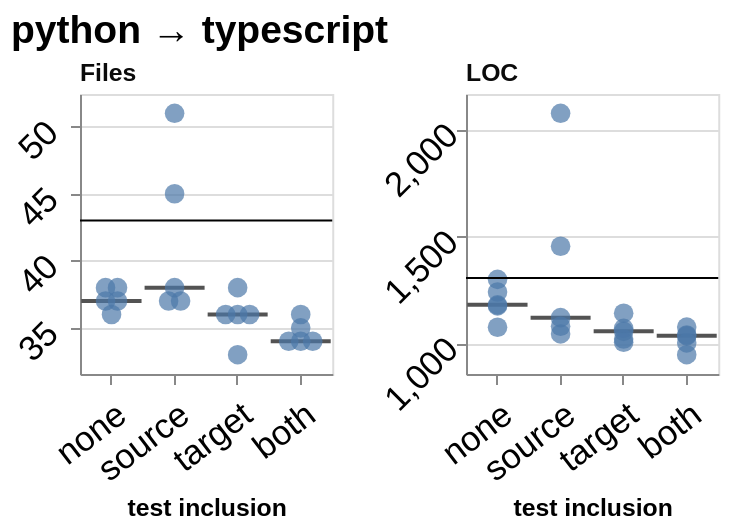

Here is the Vega-Lite specification saved for this chart:
### Vega-Lite specification from a JSON file in a GitHub repository (floating-point values rounded to 4 significant figures)
{"config": {"view": {"continuousWidth": 300, "continuousHeight": 300}, "axis": {"labelAngle": -45}, "axisX": {"labelAngle": -37.5}}, "concat": [{"layer": [{"mark": {"type": "tick", "color": "#0b0b0b", "opacity": 0.7, "size": 30, "thickness": 2}, "encoding": {"x": {"field": "condition", "scale": {"paddingInner": 0.25, "paddingOuter": 0.125}, "sort": ["no tests", "source tests", "target tests", "both tests"], "title": "test inclusion", "type": "nominal", "axis": {"labelFontSize": 17.32, "labelPadding": 6.0, "titleFontSize": 12.38, "labelExpr": "{'no tests': 'none', 'source tests': 'source', 'target tests': 'target', 'both tests': 'both'}[datum.label]"}}, "y": {"aggregate": "median", "field": "value", "scale": {"domain": [31.56, 52.44], "nice": false}, "title": null, "type": "quantitative", "axis": {"labelFontSize": 17.32, "titleFontSize": 16.5, "labelPadding": 9.0}}}}, {"mark": {"type": "point", "filled": true, "size": 96}, "encoding": {"x": {"field": "condition", "scale": {"paddingInner": 0.25, "paddingOuter": 0.125}, "sort": ["no tests", "source tests", "target tests", "both tests"], "title": "test inclusion", "type": "nominal", "axis": {"labelFontSize": 17.32, "labelPadding": 6.0, "titleFontSize": 12.38, "labelExpr": "{'no tests': 'none', 'source tests': 'source', 'target tests': 'target', 'both tests': 'both'}[datum.label]"}}, "xOffset": {"field": "nudge", "scale": {"domain": [-1.0, 1.0], "range": [5.824, 17.82]}, "title": null, "type": "quantitative"}, "y": {"field": "value", "scale": {"domain": [31.56, 52.44], "nice": false}, "type": "quantitative", "axis": {"labelFontSize": 17.32, "titleFontSize": 16.5, "labelPadding": 9.0}}}}, {"mark": {"type": "rule"}, "encoding": {"y": {"aggregate": "median", "field": "reference", "scale": {"domain": [31.56, 52.44], "nice": false}, "type": "quantitative", "axis": {"labelFontSize": 17.32, "titleFontSize": 16.5, "labelPadding": 9.0}}}, "transform": [{"filter": {"field": "reference", "valid": true}}]}], "data": {"name": "data-2c5d230d657bbfc81c7c4bbf4de06636"}, "height": 140, "title": {"text": "Files", "anchor": "start", "color": "#0b0b0b", "fontSize": 12.38, "dx": 33.99}, "width": 126.1}, {"layer": [{"mark": {"type": "tick", "color": "#0b0b0b", "opacity": 0.7, "size": 30, "thickness": 2}, "encoding": {"x": {"field": "condition", "scale": {"paddingInner": 0.25, "paddingOuter": 0.125}, "sort": ["no tests", "source tests", "target tests", "both tests"], "title": "test inclusion", "type": "nominal", "axis": {"labelFontSize": 17.32, "labelPadding": 6.0, "titleFontSize": 12.38, "labelExpr": "{'no tests': 'none', 'source tests': 'source', 'target tests': 'target', 'both tests': 'both'}[datum.label]"}}, "y": {"aggregate": "median", "field": "value", "scale": {"domain": [856.8, 2165.0], "nice": false}, "title": null, "type": "quantitative", "axis": {"labelFontSize": 17.32, "titleFontSize": 16.5}}}}, {"mark": {"type": "point", "filled": true, "size": 96}, "encoding": {"x": {"field": "condition", "scale": {"paddingInner": 0.25, "paddingOuter": 0.125}, "sort": ["no tests", "source tests", "target tests", "both tests"], "title": "test inclusion", "type": "nominal", "axis": {"labelFontSize": 17.32, "labelPadding": 6.0, "titleFontSize": 12.38, "labelExpr": "{'no tests': 'none', 'source tests': 'source', 'target tests': 'target', 'both tests': 'both'}[datum.label]"}}, "xOffset": {"field": "nudge", "scale": {"domain": [-1.0, 1.0], "range": [5.824, 17.82]}, "title": null, "type": "quantitative"}, "y": {"field": "value", "scale": {"domain": [856.8, 2165.0], "nice": false}, "type": "quantitative", "axis": {"labelFontSize": 17.32, "titleFontSize": 16.5}}}}, {"mark": {"type": "rule"}, "encoding": {"y": {"aggregate": "median", "field": "reference", "scale": {"domain": [856.8, 2165.0], "nice": false}, "type": "quantitative", "axis": {"labelFontSize": 17.32, "titleFontSize": 16.5}}}, "transform": [{"filter": {"field": "reference", "valid": true}}]}], "data": {"name": "data-75cb386b18f768df31db0e908ce7b973"}, "height": 140, "title": {"text": "LOC", "anchor": "start", "color": "#0b0b0b", "fontSize": 12.38, "dx": 44.01}, "width": 126.1}], "columns": 4, "title": {"text": "python → typescript", "fontSize": 19.5, "anchor": "start"}, "$schema": "https://vega.github.io/schema/vega-lite/v6.4.1.json", "datasets": {"data-2c5d230d657bbfc81c7c4bbf4de06636": [{"condition": "no tests", "layout": "kept the file layout", "metric": "file_count", "value": 37.0, "reference": 43.0, "nudge": -0.5}, {"condition": "no tests", "layout": "rebuilt the file layout", "metric": "file_count", "value": 37.0, "reference": 43.0, "nudge": 0.5}, {"condition": "no tests", "layout": "kept the file layout", "metric": "file_count", "value": 38.0, "reference": 43.0, "nudge": -0.5}, {"condition": "no tests", "layout": "rebuilt the file layout", "metric": "file_count", "value": 38.0, "reference": 43.0, "nudge": 0.5}, {"condition": "no tests", "layout": "rebuilt the file layout", "metric": "file_count", "value": 36.0, "reference": 43.0, "nudge": 0.0}, {"condition": "source tests", "layout": "kept the file layout", "metric": "file_count", "value": 37.0, "reference": 43.0, "nudge": -0.5}, {"condition": "source tests", "layout": "kept the file layout", "metric": "file_count", "value": 37.0, "reference": 43.0, "nudge": 0.5}, {"condition": "source tests", "layout": "kept the file layout", "metric": "file_count", "value": 38.0, "reference": 43.0, "nudge": 0.0}, {"condition": "source tests", "layout": "kept the file layout", "metric": "file_count", "value": 45.0, "reference": 43.0, "nudge": 0.0}, {"condition": "source tests", "layout": "kept the file layout", "metric": "file_count", "value": 51.0, "reference": 43.0, "nudge": 0.0}, {"condition": "target tests", "layout": "kept the file layout", "metric": "file_count", "value": 38.0, "reference": 43.0, "nudge": 0.0}, {"condition": "target tests", "layout": "kept the file layout", "metric": "file_count", "value": 36.0, "reference": 43.0, "nudge": -1.0}, {"condition": "target tests", "layout": "kept the file layout", "metric": "file_count", "value": 36.0, "reference": 43.0, "nudge": 0.0}, {"condition": "target tests", "layout": "kept the file layout", "metric": "file_count", "value": 36.0, "reference": 43.0, "nudge": 1.0}, {"condition": "target tests", "layout": "kept the file layout", "metric": "file_count", "value": 33.0, "reference": 43.0, "nudge": 0.0}, {"condition": "both tests", "layout": "kept the file layout", "metric": "file_count", "value": 34.0, "reference": 43.0, "nudge": -1.0}, {"condition": "both tests", "layout": "kept the file layout", "metric": "file_count", "value": 34.0, "reference": 43.0, "nudge": 0.0}, {"condition": "both tests", "layout": "kept the file layout", "metric": "file_count", "value": 34.0, "reference": 43.0, "nudge": 1.0}, {"condition": "both tests", "layout": "kept the file layout", "metric": "file_count", "value": 35.0, "reference": 43.0, "nudge": 0.0}, {"condition": "both tests", "layout": "kept the file layout", "metric": "file_count", "value": 36.0, "reference": 43.0, "nudge": 0.0}], "data-75cb386b18f768df31db0e908ce7b973": [{"condition": "no tests", "layout": "kept the file layout", "metric": "loc", "value": 1175.0, "reference": 1305.0, "nudge": 0.0}, {"condition": "no tests", "layout": "rebuilt the file layout", "metric": "loc", "value": 1299.0, "reference": 1305.0, "nudge": 0.0}, {"condition": "no tests", "layout": "kept the file layout", "metric": "loc", "value": 1180.0, "reference": 1305.0, "nudge": 0.0}, {"condition": "no tests", "layout": "rebuilt the file layout", "metric": "loc", "value": 1240.0, "reference": 1305.0, "nudge": 0.0}, {"condition": "no tests", "layout": "rebuilt the file layout", "metric": "loc", "value": 1075.0, "reference": 1305.0, "nudge": 0.0}, {"condition": "source tests", "layout": "kept the file layout", "metric": "loc", "value": 1080.0, "reference": 1305.0, "nudge": 0.0}, {"condition": "source tests", "layout": "kept the file layout", "metric": "loc", "value": 1120.0, "reference": 1305.0, "nudge": 0.0}, {"condition": "source tests", "layout": "kept the file layout", "metric": "loc", "value": 1454.0, "reference": 1305.0, "nudge": 0.0}, {"condition": "source tests", "layout": "kept the file layout", "metric": "loc", "value": 1044.0, "reference": 1305.0, "nudge": 0.0}, {"condition": "source tests", "layout": "kept the file layout", "metric": "loc", "value": 2075.0, "reference": 1305.0, "nudge": 0.0}, {"condition": "target tests", "layout": "kept the file layout", "metric": "loc", "value": 1141.0, "reference": 1305.0, "nudge": 0.0}, {"condition": "target tests", "layout": "kept the file layout", "metric": "loc", "value": 1056.0, "reference": 1305.0, "nudge": 0.0}, {"condition": "target tests", "layout": "kept the file layout", "metric": "loc", "value": 1020.0, "reference": 1305.0, "nudge": 0.0}, {"condition": "target tests", "layout": "kept the file layout", "metric": "loc", "value": 1070.0, "reference": 1305.0, "nudge": 0.0}, {"condition": "target tests", "layout": "kept the file layout", "metric": "loc", "value": 1005.0, "reference": 1305.0, "nudge": 0.0}, {"condition": "both tests", "layout": "kept the file layout", "metric": "loc", "value": 1076.0, "reference": 1305.0, "nudge": 0.0}, {"condition": "both tests", "layout": "kept the file layout", "metric": "loc", "value": 947.0, "reference": 1305.0, "nudge": 0.0}, {"condition": "both tests", "layout": "kept the file layout", "metric": "loc", "value": 1035.0, "reference": 1305.0, "nudge": 0.0}, {"condition": "both tests", "layout": "kept the file layout", "metric": "loc", "value": 1039.0, "reference": 1305.0, "nudge": 0.0}, {"condition": "both tests", "layout": "kept the file layout", "metric": "loc", "value": 1002.0, "reference": 1305.0, "nudge": 0.0}]}, "padding": {"left": 5, "top": 5, "right": 6.5, "bottom": 5}}
